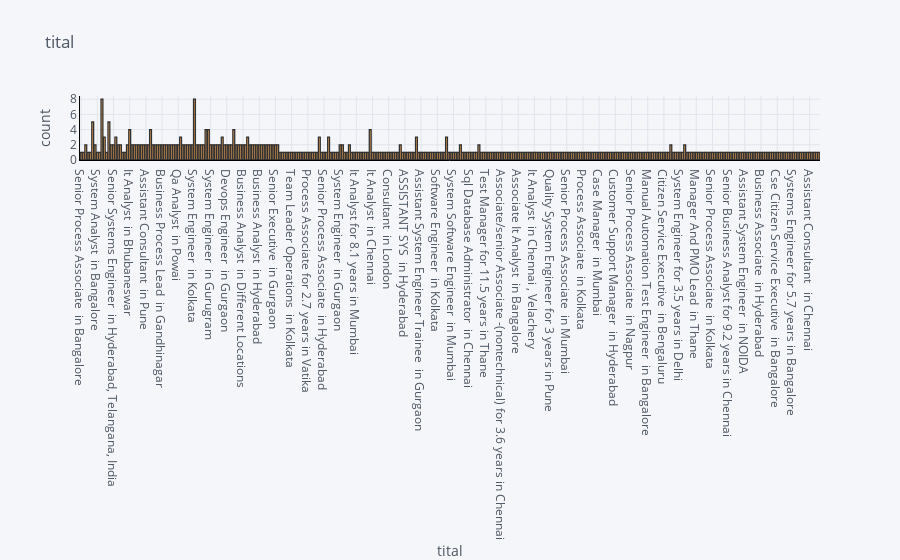

Write notebook code for a chart like this one.
### Code cell
data1['tital'].iplot(
    kind='hist',
    bins=100,
    xTitle='tital',
    linecolor='black',
    yTitle='count',
    title='tital')

### Figure 1 — Plotly figure (JSON) as saved in the notebook; plotly's stock layout.template omitted (floating-point values rounded to 4 significant figures; data arrays with more than 128 entries replaced by an {"elided": "..."} marker saying what was removed)
{"data": [{"histfunc": "count", "histnorm": "", "marker": {"color": "rgba(255, 153, 51, 1.0)", "line": {"color": "#000000", "width": 1.3}}, "name": "tital", "nbinsx": 100, "opacity": 0.8, "orientation": "v", "type": "histogram", "x": {"elided": "449 str values"}}], "layout": {"barmode": "overlay", "legend": {"bgcolor": "#F5F6F9", "font": {"color": "#4D5663"}}, "paper_bgcolor": "#F5F6F9", "plot_bgcolor": "#F5F6F9", "title": {"font": {"color": "#4D5663"}, "text": "tital"}, "xaxis": {"gridcolor": "#E1E5ED", "linecolor": "black", "showgrid": true, "tickfont": {"color": "#4D5663"}, "title": {"font": {"color": "#4D5663"}, "text": "tital"}, "zerolinecolor": "#E1E5ED"}, "yaxis": {"gridcolor": "#E1E5ED", "linecolor": "black", "showgrid": true, "tickfont": {"color": "#4D5663"}, "title": {"font": {"color": "#4D5663"}, "text": "count"}, "zerolinecolor": "#E1E5ED"}}}
